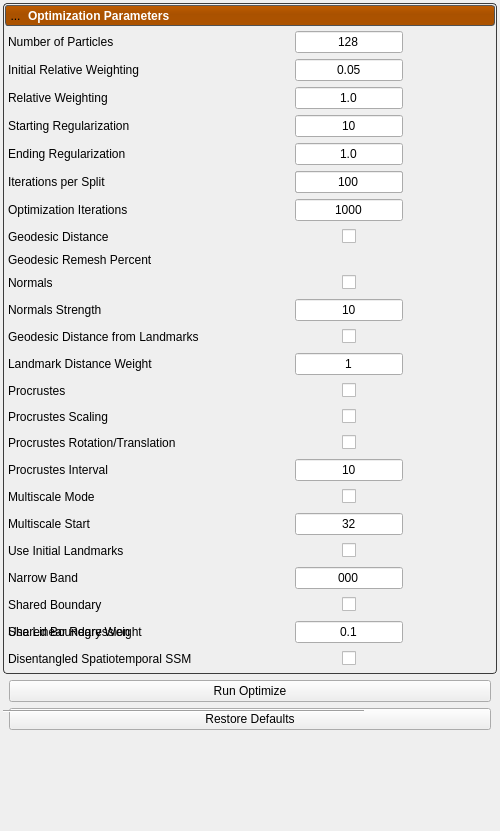
<?xml version="1.0" encoding="UTF-8"?>
<ui version="4.0">
 <class>OptimizeTool</class>
 <widget class="QWidget" name="OptimizeTool">
  <property name="geometry">
   <rect>
    <x>0</x>
    <y>0</y>
    <width>500</width>
    <height>831</height>
   </rect>
  </property>
  <property name="windowTitle">
   <string>Form</string>
  </property>
  <property name="styleSheet">
   <string notr="true">
QToolButton{
	border: 1px solid rgba( 0, 0, 0, 0 );
	margin: 0, 0, 0, 0;
	padding: 0, 0, 0, 0;
}

QToolButton:hover{
	background-color: rgba( 140, 140, 140, 50 );
}

QToolButton:pressed{
	border: 1px solid rgba( 100, 100, 100, 120 );
	background-color: rgba( 100, 100, 100, 200 );
}


/********************** optimize panel ***********************/

QLabel#optimize_label {
    color: white;
    font: bold;
}

QPushButton#optimize_header {
    background-color: qlineargradient(spread:pad, x1:0.5, y1:0, x2:0.5, y2:0.960227, stop:0 rgba(0, 0, 0, 0), stop:0.45 rgba(0, 0, 0, 30), stop:1 rgba(0, 0, 0, 25));
    border-radius: 3px;
}

QWidget#optimize_header_background {
    background-color: rgb( 192, 92, 0);
    border-radius: 3px;
    border: 1px solid rgb(90, 90, 90);
}

QWidget#optimize_panel {
    border-radius: 4px;
    border: 1px solid rgb(60, 60, 60);
    color: rgb(90, 90, 90);
}</string>
  </property>
  <layout class="QVBoxLayout" name="verticalLayout">
   <property name="leftMargin">
    <number>3</number>
   </property>
   <property name="topMargin">
    <number>3</number>
   </property>
   <property name="rightMargin">
    <number>3</number>
   </property>
   <property name="bottomMargin">
    <number>3</number>
   </property>
   <item>
    <widget class="QWidget" name="optimize_panel" native="true">
     <property name="sizePolicy">
      <sizepolicy hsizetype="Preferred" vsizetype="Fixed">
       <horstretch>0</horstretch>
       <verstretch>0</verstretch>
      </sizepolicy>
     </property>
     <layout class="QVBoxLayout" name="verticalLayout_20">
      <property name="spacing">
       <number>2</number>
      </property>
      <property name="leftMargin">
       <number>2</number>
      </property>
      <property name="topMargin">
       <number>2</number>
      </property>
      <property name="rightMargin">
       <number>2</number>
      </property>
      <property name="bottomMargin">
       <number>2</number>
      </property>
      <item>
       <widget class="QWidget" name="optimize_header_background" native="true">
        <layout class="QVBoxLayout" name="verticalLayout_21">
         <property name="leftMargin">
          <number>0</number>
         </property>
         <property name="topMargin">
          <number>0</number>
         </property>
         <property name="rightMargin">
          <number>0</number>
         </property>
         <property name="bottomMargin">
          <number>0</number>
         </property>
         <item>
          <widget class="QPushButton" name="optimize_header">
           <property name="sizePolicy">
            <sizepolicy hsizetype="Preferred" vsizetype="Fixed">
             <horstretch>0</horstretch>
             <verstretch>0</verstretch>
            </sizepolicy>
           </property>
           <property name="minimumSize">
            <size>
             <width>215</width>
             <height>21</height>
            </size>
           </property>
           <layout class="QHBoxLayout" name="horizontalLayout_19">
            <property name="spacing">
             <number>2</number>
            </property>
            <property name="leftMargin">
             <number>0</number>
            </property>
            <property name="topMargin">
             <number>0</number>
            </property>
            <property name="rightMargin">
             <number>0</number>
            </property>
            <property name="bottomMargin">
             <number>0</number>
            </property>
            <item>
             <widget class="QToolButton" name="optimize_open_button">
              <property name="minimumSize">
               <size>
                <width>21</width>
                <height>21</height>
               </size>
              </property>
              <property name="maximumSize">
               <size>
                <width>21</width>
                <height>21</height>
               </size>
              </property>
              <property name="text">
               <string>...</string>
              </property>
              <property name="icon">
               <iconset resource="../Resources/ShapeWorksStudio.qrc">
                <normaloff>:/Studio/Images/RightArrowWhite.png</normaloff>
                <normalon>:/Studio/Images/DownArrowWhite.png</normalon>:/Studio/Images/RightArrowWhite.png</iconset>
              </property>
              <property name="checkable">
               <bool>true</bool>
              </property>
              <property name="checked">
               <bool>true</bool>
              </property>
             </widget>
            </item>
            <item>
             <widget class="QLabel" name="optimize_label">
              <property name="text">
               <string>Optimization Parameters</string>
              </property>
             </widget>
            </item>
           </layout>
          </widget>
         </item>
        </layout>
       </widget>
      </item>
      <item>
       <widget class="QWidget" name="optimize_content" native="true">
        <layout class="QVBoxLayout" name="verticalLayout_11">
         <property name="spacing">
          <number>3</number>
         </property>
         <property name="leftMargin">
          <number>3</number>
         </property>
         <property name="topMargin">
          <number>3</number>
         </property>
         <property name="rightMargin">
          <number>3</number>
         </property>
         <property name="bottomMargin">
          <number>3</number>
         </property>
         <item>
          <widget class="QWidget" name="optimize_panel_contents" native="true">
           <property name="minimumSize">
            <size>
             <width>50</width>
             <height>50</height>
            </size>
           </property>
           <layout class="QGridLayout" name="gridLayout_12">
            <property name="leftMargin">
             <number>0</number>
            </property>
            <property name="topMargin">
             <number>0</number>
            </property>
            <property name="rightMargin">
             <number>0</number>
            </property>
            <property name="bottomMargin">
             <number>0</number>
            </property>
            <item row="0" column="0">
             <widget class="QWidget" name="group_box" native="true">
              <layout class="QGridLayout" name="gridLayout">
               <property name="leftMargin">
                <number>0</number>
               </property>
               <property name="topMargin">
                <number>0</number>
               </property>
               <property name="rightMargin">
                <number>0</number>
               </property>
               <property name="bottomMargin">
                <number>0</number>
               </property>
               <item row="20" column="2">
                <widget class="QLineEdit" name="narrow_band">
                 <property name="text">
                  <string>000</string>
                 </property>
                 <property name="alignment">
                  <set>Qt::AlignCenter</set>
                 </property>
                </widget>
               </item>
               <item row="19" column="2">
                <widget class="QWidget" name="widget_6" native="true">
                 <layout class="QGridLayout" name="gridLayout_9">
                  <property name="leftMargin">
                   <number>0</number>
                  </property>
                  <property name="topMargin">
                   <number>0</number>
                  </property>
                  <property name="rightMargin">
                   <number>0</number>
                  </property>
                  <property name="bottomMargin">
                   <number>0</number>
                  </property>
                  <item row="0" column="1">
                   <widget class="QCheckBox" name="use_landmarks">
                    <property name="text">
                     <string/>
                    </property>
                   </widget>
                  </item>
                  <item row="0" column="0">
                   <spacer name="horizontalSpacer_13">
                    <property name="orientation">
                     <enum>Qt::Horizontal</enum>
                    </property>
                    <property name="sizeHint" stdset="0">
                     <size>
                      <width>40</width>
                      <height>20</height>
                     </size>
                    </property>
                   </spacer>
                  </item>
                  <item row="0" column="2">
                   <spacer name="horizontalSpacer_14">
                    <property name="orientation">
                     <enum>Qt::Horizontal</enum>
                    </property>
                    <property name="sizeHint" stdset="0">
                     <size>
                      <width>40</width>
                      <height>20</height>
                     </size>
                    </property>
                   </spacer>
                  </item>
                 </layout>
                </widget>
               </item>
               <item row="4" column="0">
                <widget class="QLabel" name="label_9">
                 <property name="text">
                  <string>Ending Regularization</string>
                 </property>
                </widget>
               </item>
               <item row="22" column="0">
                <widget class="QLabel" name="linear_regression_label">
                 <property name="text">
                  <string>Use Linear Regression</string>
                 </property>
                </widget>
               </item>
               <item row="23" column="2">
                <widget class="QWidget" name="disentangled_widget" native="true">
                 <layout class="QGridLayout" name="gridLayout_18">
                  <property name="leftMargin">
                   <number>0</number>
                  </property>
                  <property name="topMargin">
                   <number>0</number>
                  </property>
                  <property name="rightMargin">
                   <number>0</number>
                  </property>
                  <property name="bottomMargin">
                   <number>0</number>
                  </property>
                  <item row="0" column="1">
                   <widget class="QCheckBox" name="use_disentangled_ssm">
                    <property name="text">
                     <string/>
                    </property>
                   </widget>
                  </item>
                  <item row="0" column="0">
                   <spacer name="horizontalSpacer_13">
                    <property name="orientation">
                     <enum>Qt::Horizontal</enum>
                    </property>
                    <property name="sizeHint" stdset="0">
                     <size>
                      <width>40</width>
                      <height>20</height>
                     </size>
                    </property>
                   </spacer>
                  </item>
                  <item row="0" column="2">
                   <spacer name="horizontalSpacer_14">
                    <property name="orientation">
                     <enum>Qt::Horizontal</enum>
                    </property>
                    <property name="sizeHint" stdset="0">
                     <size>
                      <width>40</width>
                      <height>20</height>
                     </size>
                    </property>
                   </spacer>
                  </item>
                 </layout>
                </widget>
               </item>
               <item row="16" column="0">
                <widget class="QLabel" name="label_11">
                 <property name="text">
                  <string>Procrustes Interval</string>
                 </property>
                </widget>
               </item>
               <item row="1" column="2">
                <widget class="QLineEdit" name="initial_relative_weighting">
                 <property name="text">
                  <string>0.05</string>
                 </property>
                 <property name="alignment">
                  <set>Qt::AlignCenter</set>
                 </property>
                </widget>
               </item>
               <item row="21" column="2">
                <widget class="QWidget" name="widget_9" native="true">
                 <layout class="QGridLayout" name="gridLayout_14">
                  <property name="leftMargin">
                   <number>0</number>
                  </property>
                  <property name="topMargin">
                   <number>0</number>
                  </property>
                  <property name="rightMargin">
                   <number>0</number>
                  </property>
                  <property name="bottomMargin">
                   <number>0</number>
                  </property>
                  <item row="0" column="1">
                   <widget class="QCheckBox" name="shared_boundary">
                    <property name="text">
                     <string/>
                    </property>
                   </widget>
                  </item>
                  <item row="0" column="0">
                   <spacer name="horizontalSpacer_19">
                    <property name="orientation">
                     <enum>Qt::Horizontal</enum>
                    </property>
                    <property name="sizeHint" stdset="0">
                     <size>
                      <width>40</width>
                      <height>20</height>
                     </size>
                    </property>
                   </spacer>
                  </item>
                  <item row="0" column="2">
                   <spacer name="horizontalSpacer_20">
                    <property name="orientation">
                     <enum>Qt::Horizontal</enum>
                    </property>
                    <property name="sizeHint" stdset="0">
                     <size>
                      <width>40</width>
                      <height>20</height>
                     </size>
                    </property>
                   </spacer>
                  </item>
                 </layout>
                </widget>
               </item>
               <item row="11" column="0">
                <widget class="QLabel" name="label_25">
                 <property name="text">
                  <string>Geodesic Distance from Landmarks</string>
                 </property>
                </widget>
               </item>
               <item row="0" column="2">
                <widget class="QStackedWidget" name="particle_stack">
                 <property name="currentIndex">
                  <number>0</number>
                 </property>
                 <widget class="QWidget" name="page">
                  <layout class="QGridLayout" name="gridLayout_6">
                   <property name="leftMargin">
                    <number>0</number>
                   </property>
                   <property name="topMargin">
                    <number>0</number>
                   </property>
                   <property name="rightMargin">
                    <number>0</number>
                   </property>
                   <property name="bottomMargin">
                    <number>0</number>
                   </property>
                   <item row="0" column="0">
                    <widget class="QLineEdit" name="number_of_particles">
                     <property name="text">
                      <string>128</string>
                     </property>
                     <property name="alignment">
                      <set>Qt::AlignCenter</set>
                     </property>
                    </widget>
                   </item>
                  </layout>
                 </widget>
                 <widget class="QWidget" name="page_2">
                  <layout class="QGridLayout" name="gridLayout_7">
                   <property name="leftMargin">
                    <number>0</number>
                   </property>
                   <property name="topMargin">
                    <number>0</number>
                   </property>
                   <property name="rightMargin">
                    <number>0</number>
                   </property>
                   <property name="bottomMargin">
                    <number>0</number>
                   </property>
                   <item row="0" column="0">
                    <widget class="QWidget" name="domain_widget" native="true"/>
                   </item>
                  </layout>
                 </widget>
                </widget>
               </item>
               <item row="13" column="2">
                <widget class="QWidget" name="widget_2" native="true">
                 <layout class="QGridLayout" name="gridLayout_3">
                  <property name="leftMargin">
                   <number>0</number>
                  </property>
                  <property name="topMargin">
                   <number>0</number>
                  </property>
                  <property name="rightMargin">
                   <number>0</number>
                  </property>
                  <property name="bottomMargin">
                   <number>0</number>
                  </property>
                  <item row="0" column="1">
                   <widget class="QCheckBox" name="procrustes">
                    <property name="text">
                     <string/>
                    </property>
                   </widget>
                  </item>
                  <item row="0" column="0">
                   <spacer name="horizontalSpacer_3">
                    <property name="orientation">
                     <enum>Qt::Horizontal</enum>
                    </property>
                    <property name="sizeHint" stdset="0">
                     <size>
                      <width>40</width>
                      <height>20</height>
                     </size>
                    </property>
                   </spacer>
                  </item>
                  <item row="0" column="2">
                   <spacer name="horizontalSpacer_4">
                    <property name="orientation">
                     <enum>Qt::Horizontal</enum>
                    </property>
                    <property name="sizeHint" stdset="0">
                     <size>
                      <width>40</width>
                      <height>20</height>
                     </size>
                    </property>
                   </spacer>
                  </item>
                 </layout>
                </widget>
               </item>
               <item row="5" column="2">
                <widget class="QLineEdit" name="iterations_per_split">
                 <property name="text">
                  <string>1000</string>
                 </property>
                 <property name="alignment">
                  <set>Qt::AlignCenter</set>
                 </property>
                </widget>
               </item>
               <item row="12" column="2">
                <widget class="QLineEdit" name="geodesics_to_landmarks_weight">
                 <property name="text">
                  <string>1</string>
                 </property>
                 <property name="alignment">
                  <set>Qt::AlignCenter</set>
                 </property>
                </widget>
               </item>
               <item row="2" column="0">
                <widget class="QLabel" name="label_4">
                 <property name="text">
                  <string>Relative Weighting</string>
                 </property>
                </widget>
               </item>
               <item row="0" column="0">
                <widget class="QLabel" name="label_3">
                 <property name="text">
                  <string>Number of Particles</string>
                 </property>
                </widget>
               </item>
               <item row="14" column="2">
                <widget class="QWidget" name="widget_3" native="true">
                 <layout class="QGridLayout" name="gridLayout_4">
                  <property name="leftMargin">
                   <number>0</number>
                  </property>
                  <property name="topMargin">
                   <number>0</number>
                  </property>
                  <property name="rightMargin">
                   <number>0</number>
                  </property>
                  <property name="bottomMargin">
                   <number>0</number>
                  </property>
                  <item row="0" column="1">
                   <widget class="QCheckBox" name="procrustes_scaling">
                    <property name="text">
                     <string/>
                    </property>
                   </widget>
                  </item>
                  <item row="0" column="0">
                   <spacer name="horizontalSpacer_5">
                    <property name="orientation">
                     <enum>Qt::Horizontal</enum>
                    </property>
                    <property name="sizeHint" stdset="0">
                     <size>
                      <width>40</width>
                      <height>20</height>
                     </size>
                    </property>
                   </spacer>
                  </item>
                  <item row="0" column="2">
                   <spacer name="horizontalSpacer_6">
                    <property name="orientation">
                     <enum>Qt::Horizontal</enum>
                    </property>
                    <property name="sizeHint" stdset="0">
                     <size>
                      <width>40</width>
                      <height>20</height>
                     </size>
                    </property>
                   </spacer>
                  </item>
                 </layout>
                </widget>
               </item>
               <item row="15" column="2">
                <widget class="QWidget" name="widget_7" native="true">
                 <layout class="QGridLayout" name="gridLayout_10">
                  <property name="leftMargin">
                   <number>0</number>
                  </property>
                  <property name="topMargin">
                   <number>0</number>
                  </property>
                  <property name="rightMargin">
                   <number>0</number>
                  </property>
                  <property name="bottomMargin">
                   <number>0</number>
                  </property>
                  <item row="0" column="1">
                   <widget class="QCheckBox" name="procrustes_rotation_translation">
                    <property name="text">
                     <string/>
                    </property>
                   </widget>
                  </item>
                  <item row="0" column="0">
                   <spacer name="horizontalSpacer_15">
                    <property name="orientation">
                     <enum>Qt::Horizontal</enum>
                    </property>
                    <property name="sizeHint" stdset="0">
                     <size>
                      <width>40</width>
                      <height>20</height>
                     </size>
                    </property>
                   </spacer>
                  </item>
                  <item row="0" column="2">
                   <spacer name="horizontalSpacer_16">
                    <property name="orientation">
                     <enum>Qt::Horizontal</enum>
                    </property>
                    <property name="sizeHint" stdset="0">
                     <size>
                      <width>40</width>
                      <height>20</height>
                     </size>
                    </property>
                   </spacer>
                  </item>
                 </layout>
                </widget>
               </item>
               <item row="15" column="0">
                <widget class="QLabel" name="label_16">
                 <property name="text">
                  <string>Procrustes Rotation/Translation</string>
                 </property>
                </widget>
               </item>
               <item row="23" column="0">
                <widget class="QLabel" name="disentangled_label">
                 <property name="text">
                  <string>Disentangled Spatiotemporal SSM</string>
                 </property>
                </widget>
               </item>
               <item row="10" column="2">
                <widget class="QLineEdit" name="normals_strength">
                 <property name="text">
                  <string>10</string>
                 </property>
                 <property name="alignment">
                  <set>Qt::AlignCenter</set>
                 </property>
                </widget>
               </item>
               <item row="14" column="0">
                <widget class="QLabel" name="label_12">
                 <property name="text">
                  <string>Procrustes Scaling</string>
                 </property>
                </widget>
               </item>
               <item row="1" column="1">
                <spacer name="horizontalSpacer_10">
                 <property name="orientation">
                  <enum>Qt::Horizontal</enum>
                 </property>
                 <property name="sizeHint" stdset="0">
                  <size>
                   <width>40</width>
                   <height>20</height>
                  </size>
                 </property>
                </spacer>
               </item>
               <item row="5" column="0">
                <widget class="QLabel" name="label_8">
                 <property name="text">
                  <string>Iterations per Split</string>
                 </property>
                </widget>
               </item>
               <item row="10" column="0">
                <widget class="QLabel" name="label_21">
                 <property name="text">
                  <string>Normals Strength</string>
                 </property>
                </widget>
               </item>
               <item row="17" column="2">
                <widget class="QWidget" name="widget_4" native="true">
                 <layout class="QGridLayout" name="gridLayout_5">
                  <property name="leftMargin">
                   <number>0</number>
                  </property>
                  <property name="topMargin">
                   <number>0</number>
                  </property>
                  <property name="rightMargin">
                   <number>0</number>
                  </property>
                  <property name="bottomMargin">
                   <number>0</number>
                  </property>
                  <item row="0" column="1">
                   <widget class="QCheckBox" name="multiscale">
                    <property name="text">
                     <string/>
                    </property>
                   </widget>
                  </item>
                  <item row="0" column="0">
                   <spacer name="horizontalSpacer_7">
                    <property name="orientation">
                     <enum>Qt::Horizontal</enum>
                    </property>
                    <property name="sizeHint" stdset="0">
                     <size>
                      <width>40</width>
                      <height>20</height>
                     </size>
                    </property>
                   </spacer>
                  </item>
                  <item row="0" column="2">
                   <spacer name="horizontalSpacer_8">
                    <property name="orientation">
                     <enum>Qt::Horizontal</enum>
                    </property>
                    <property name="sizeHint" stdset="0">
                     <size>
                      <width>40</width>
                      <height>20</height>
                     </size>
                    </property>
                   </spacer>
                  </item>
                 </layout>
                </widget>
               </item>
               <item row="1" column="3">
                <spacer name="horizontalSpacer_9">
                 <property name="orientation">
                  <enum>Qt::Horizontal</enum>
                 </property>
                 <property name="sizeHint" stdset="0">
                  <size>
                   <width>40</width>
                   <height>20</height>
                  </size>
                 </property>
                </spacer>
               </item>
               <item row="1" column="0">
                <widget class="QLabel" name="label_5">
                 <property name="text">
                  <string>Initial Relative Weighting</string>
                 </property>
                </widget>
               </item>
               <item row="7" column="0">
                <widget class="QLabel" name="label_23">
                 <property name="text">
                  <string>Geodesic Distance</string>
                 </property>
                </widget>
               </item>
               <item row="6" column="2">
                <widget class="QLineEdit" name="optimization_iterations">
                 <property name="text">
                  <string>1000</string>
                 </property>
                 <property name="alignment">
                  <set>Qt::AlignCenter</set>
                 </property>
                </widget>
               </item>
               <item row="19" column="0">
                <widget class="QLabel" name="label_15">
                 <property name="text">
                  <string>Use Initial Landmarks</string>
                 </property>
                </widget>
               </item>
               <item row="16" column="2">
                <widget class="QLineEdit" name="procrustes_interval">
                 <property name="text">
                  <string>10</string>
                 </property>
                 <property name="alignment">
                  <set>Qt::AlignCenter</set>
                 </property>
                </widget>
               </item>
               <item row="18" column="0">
                <widget class="QLabel" name="label_14">
                 <property name="text">
                  <string>Multiscale Start</string>
                 </property>
                </widget>
               </item>
               <item row="2" column="2">
                <widget class="QLineEdit" name="relative_weighting">
                 <property name="text">
                  <string>1.0</string>
                 </property>
                 <property name="alignment">
                  <set>Qt::AlignCenter</set>
                 </property>
                </widget>
               </item>
               <item row="4" column="2">
                <widget class="QLineEdit" name="ending_regularization">
                 <property name="text">
                  <string>1.0</string>
                 </property>
                 <property name="alignment">
                  <set>Qt::AlignCenter</set>
                 </property>
                </widget>
               </item>
               <item row="22" column="2">
                <widget class="QWidget" name="linear_regression_widget" native="true">
                 <layout class="QGridLayout" name="gridLayout_18">
                  <property name="leftMargin">
                   <number>0</number>
                  </property>
                  <property name="topMargin">
                   <number>0</number>
                  </property>
                  <property name="rightMargin">
                   <number>0</number>
                  </property>
                  <property name="bottomMargin">
                   <number>0</number>
                  </property>
                  <item row="0" column="1">
                   <widget class="QCheckBox" name="use_linear_regression">
                    <property name="text">
                     <string/>
                    </property>
                   </widget>
                  </item>
                  <item row="0" column="0">
                   <spacer name="horizontalSpacer_13">
                    <property name="orientation">
                     <enum>Qt::Horizontal</enum>
                    </property>
                    <property name="sizeHint" stdset="0">
                     <size>
                      <width>40</width>
                      <height>20</height>
                     </size>
                    </property>
                   </spacer>
                  </item>
                  <item row="0" column="2">
                   <spacer name="horizontalSpacer_14">
                    <property name="orientation">
                     <enum>Qt::Horizontal</enum>
                    </property>
                    <property name="sizeHint" stdset="0">
                     <size>
                      <width>40</width>
                      <height>20</height>
                     </size>
                    </property>
                   </spacer>
                  </item>
                 </layout>
                </widget>
               </item>
               <item row="5" column="2">
                <widget class="QLineEdit" name="iterations_per_split">
                 <property name="text">
                  <string>100</string>
                 </property>
                 <property name="alignment">
                  <set>Qt::AlignCenter</set>
                 </property>
                </widget>
               </item>
               <item row="12" column="0">
                <widget class="QLabel" name="label_26">
                 <property name="text">
                  <string>Landmark Distance Weight</string>
                 </property>
                </widget>
               </item>
               <item row="11" column="2">
                <widget class="QWidget" name="widget_8" native="true">
                 <layout class="QGridLayout" name="gridLayout_13">
                  <property name="leftMargin">
                   <number>0</number>
                  </property>
                  <property name="topMargin">
                   <number>0</number>
                  </property>
                  <property name="rightMargin">
                   <number>0</number>
                  </property>
                  <property name="bottomMargin">
                   <number>0</number>
                  </property>
                  <item row="0" column="1">
                   <widget class="QCheckBox" name="use_geodesics_from_landmarks">
                    <property name="text">
                     <string/>
                    </property>
                   </widget>
                  </item>
                  <item row="0" column="0">
                   <spacer name="horizontalSpacer_17">
                    <property name="orientation">
                     <enum>Qt::Horizontal</enum>
                    </property>
                    <property name="sizeHint" stdset="0">
                     <size>
                      <width>40</width>
                      <height>20</height>
                     </size>
                    </property>
                   </spacer>
                  </item>
                  <item row="0" column="2">
                   <spacer name="horizontalSpacer_18">
                    <property name="orientation">
                     <enum>Qt::Horizontal</enum>
                    </property>
                    <property name="sizeHint" stdset="0">
                     <size>
                      <width>40</width>
                      <height>20</height>
                     </size>
                    </property>
                   </spacer>
                  </item>
                 </layout>
                </widget>
               </item>
               <item row="21" column="0">
                <widget class="QLabel" name="shared_boundary_label">
                 <property name="text">
                  <string>Shared Boundary</string>
                 </property>
                </widget>
               </item>
               <item row="13" column="0">
                <widget class="QLabel" name="label_22">
                 <property name="text">
                  <string>Procrustes</string>
                 </property>
                </widget>
               </item>
               <item row="3" column="2">
                <widget class="QLineEdit" name="starting_regularization">
                 <property name="text">
                  <string>10</string>
                 </property>
                 <property name="alignment">
                  <set>Qt::AlignCenter</set>
                 </property>
                </widget>
               </item>
               <item row="20" column="0">
                <widget class="QLabel" name="label_24">
                 <property name="text">
                  <string>Narrow Band</string>
                 </property>
                </widget>
               </item>
               <item row="8" column="0">
                <widget class="QLabel" name="label_27">
                 <property name="text">
                  <string>Geodesic Remesh Percent</string>
                 </property>
                </widget>
               </item>
               <item row="6" column="0">
                <widget class="QLabel" name="label_19">
                 <property name="text">
                  <string>Optimization Iterations</string>
                 </property>
                </widget>
               </item>
               <item row="9" column="2">
                <widget class="QWidget" name="widget" native="true">
                 <layout class="QGridLayout" name="gridLayout_2">
                  <property name="leftMargin">
                   <number>0</number>
                  </property>
                  <property name="topMargin">
                   <number>0</number>
                  </property>
                  <property name="rightMargin">
                   <number>0</number>
                  </property>
                  <property name="bottomMargin">
                   <number>0</number>
                  </property>
                  <item row="0" column="1">
                   <widget class="QCheckBox" name="use_normals">
                    <property name="text">
                     <string/>
                    </property>
                   </widget>
                  </item>
                  <item row="0" column="0">
                   <spacer name="horizontalSpacer">
                    <property name="orientation">
                     <enum>Qt::Horizontal</enum>
                    </property>
                    <property name="sizeHint" stdset="0">
                     <size>
                      <width>40</width>
                      <height>20</height>
                     </size>
                    </property>
                   </spacer>
                  </item>
                  <item row="0" column="2">
                   <spacer name="horizontalSpacer_2">
                    <property name="orientation">
                     <enum>Qt::Horizontal</enum>
                    </property>
                    <property name="sizeHint" stdset="0">
                     <size>
                      <width>40</width>
                      <height>20</height>
                     </size>
                    </property>
                   </spacer>
                  </item>
                 </layout>
                </widget>
               </item>
               <item row="3" column="0">
                <widget class="QLabel" name="label_10">
                 <property name="text">
                  <string>Starting Regularization</string>
                 </property>
                </widget>
               </item>
               <item row="17" column="0">
                <widget class="QLabel" name="label_13">
                 <property name="text">
                  <string>Multiscale Mode</string>
                 </property>
                </widget>
               </item>
               <item row="18" column="2">
                <widget class="QLineEdit" name="multiscale_particles">
                 <property name="text">
                  <string>32</string>
                 </property>
                 <property name="alignment">
                  <set>Qt::AlignCenter</set>
                 </property>
                </widget>
               </item>
               <item row="9" column="0">
                <widget class="QLabel" name="label_20">
                 <property name="text">
                  <string>Normals</string>
                 </property>
                </widget>
               </item>
               <item row="7" column="2">
                <widget class="QWidget" name="widget_5" native="true">
                 <layout class="QGridLayout" name="gridLayout_8">
                  <property name="leftMargin">
                   <number>0</number>
                  </property>
                  <property name="topMargin">
                   <number>0</number>
                  </property>
                  <property name="rightMargin">
                   <number>0</number>
                  </property>
                  <property name="bottomMargin">
                   <number>0</number>
                  </property>
                  <item row="0" column="1">
                   <widget class="QCheckBox" name="use_geodesic_distance">
                    <property name="text">
                     <string/>
                    </property>
                   </widget>
                  </item>
                  <item row="0" column="0">
                   <spacer name="horizontalSpacer_11">
                    <property name="orientation">
                     <enum>Qt::Horizontal</enum>
                    </property>
                    <property name="sizeHint" stdset="0">
                     <size>
                      <width>40</width>
                      <height>20</height>
                     </size>
                    </property>
                   </spacer>
                  </item>
                  <item row="0" column="2">
                   <spacer name="horizontalSpacer_12">
                    <property name="orientation">
                     <enum>Qt::Horizontal</enum>
                    </property>
                    <property name="sizeHint" stdset="0">
                     <size>
                      <width>40</width>
                      <height>20</height>
                     </size>
                    </property>
                   </spacer>
                  </item>
                 </layout>
                </widget>
               </item>
               <item row="22" column="0">
                <widget class="QLabel" name="shared_boundary_weight_label">
                 <property name="text">
                  <string>Shared Boundary Weight</string>
                 </property>
                </widget>
               </item>
               <item row="22" column="2">
                <widget class="QLineEdit" name="shared_boundary_weight">
                 <property name="text">
                  <string>0.1</string>
                 </property>
                 <property name="alignment">
                  <set>Qt::AlignCenter</set>
                 </property>
                </widget>
               </item>
              </layout>
             </widget>
            </item>
           </layout>
          </widget>
         </item>
        </layout>
       </widget>
      </item>
     </layout>
    </widget>
   </item>
   <item>
    <widget class="QWidget" name="buttons_widget" native="true">
     <layout class="QGridLayout" name="gridLayout_11">
      <property name="leftMargin">
       <number>6</number>
      </property>
      <property name="topMargin">
       <number>0</number>
      </property>
      <property name="rightMargin">
       <number>6</number>
      </property>
      <property name="bottomMargin">
       <number>6</number>
      </property>
      <item row="0" column="0">
       <widget class="QPushButton" name="run_optimize_button">
        <property name="minimumSize">
         <size>
          <width>0</width>
          <height>22</height>
         </size>
        </property>
        <property name="text">
         <string>Run Optimize</string>
        </property>
       </widget>
      </item>
      <item row="1" column="0">
       <widget class="QPushButton" name="restoreDefaults">
        <property name="minimumSize">
         <size>
          <width>0</width>
          <height>22</height>
         </size>
        </property>
        <property name="text">
         <string>Restore Defaults</string>
        </property>
       </widget>
      </item>
     </layout>
     <widget class="Line" name="line_3">
      <property name="geometry">
       <rect>
        <x>0</x>
        <y>30</y>
        <width>361</width>
        <height>3</height>
       </rect>
      </property>
      <property name="orientation">
       <enum>Qt::Horizontal</enum>
      </property>
     </widget>
    </widget>
   </item>
   <item>
    <spacer name="verticalSpacer">
     <property name="orientation">
      <enum>Qt::Vertical</enum>
     </property>
     <property name="sizeHint" stdset="0">
      <size>
       <width>20</width>
       <height>40</height>
      </size>
     </property>
    </spacer>
   </item>
  </layout>
 </widget>
 <tabstops>
  <tabstop>number_of_particles</tabstop>
  <tabstop>initial_relative_weighting</tabstop>
  <tabstop>relative_weighting</tabstop>
  <tabstop>starting_regularization</tabstop>
  <tabstop>ending_regularization</tabstop>
  <tabstop>iterations_per_split</tabstop>
  <tabstop>optimization_iterations</tabstop>
  <tabstop>use_geodesic_distance</tabstop>
  <tabstop>use_normals</tabstop>
  <tabstop>normals_strength</tabstop>
  <tabstop>procrustes</tabstop>
  <tabstop>procrustes_scaling</tabstop>
  <tabstop>procrustes_interval</tabstop>
  <tabstop>multiscale</tabstop>
  <tabstop>multiscale_particles</tabstop>
  <tabstop>use_landmarks</tabstop>
  <tabstop>narrow_band</tabstop>
  <tabstop>use_disentangled_ssm</tabstop>
  <tabstop>use_linear_regression</tabstop>

 </tabstops>
 <resources>
  <include location="../Resources/ShapeWorksStudio.qrc"/>
 </resources>
 <connections/>
</ui>
